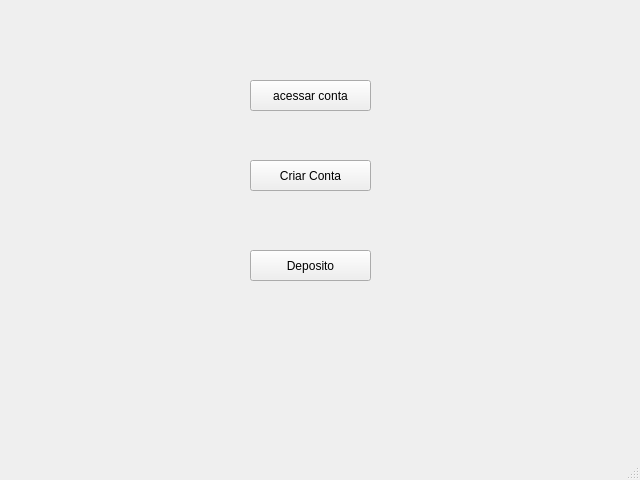
<?xml version="1.0" encoding="UTF-8"?>
<ui version="4.0">
 <class>MainWindow</class>
 <widget class="QMainWindow" name="MainWindow">
  <property name="geometry">
   <rect>
    <x>0</x>
    <y>0</y>
    <width>640</width>
    <height>480</height>
   </rect>
  </property>
  <property name="windowTitle">
   <string>MainWindow</string>
  </property>
  <widget class="QWidget" name="centralwidget">
   <widget class="QPushButton" name="pushButton">
    <property name="geometry">
     <rect>
      <x>250</x>
      <y>80</y>
      <width>121</width>
      <height>31</height>
     </rect>
    </property>
    <property name="text">
     <string>acessar conta</string>
    </property>
   </widget>
   <widget class="QPushButton" name="pushButton_2">
    <property name="geometry">
     <rect>
      <x>250</x>
      <y>160</y>
      <width>121</width>
      <height>31</height>
     </rect>
    </property>
    <property name="text">
     <string>Criar Conta</string>
    </property>
   </widget>
   <widget class="QPushButton" name="pushButton_3">
    <property name="geometry">
     <rect>
      <x>250</x>
      <y>250</y>
      <width>121</width>
      <height>31</height>
     </rect>
    </property>
    <property name="text">
     <string>Deposito</string>
    </property>
   </widget>
  </widget>
  <widget class="QMenuBar" name="menubar">
   <property name="geometry">
    <rect>
     <x>0</x>
     <y>0</y>
     <width>640</width>
     <height>22</height>
    </rect>
   </property>
  </widget>
  <widget class="QStatusBar" name="statusbar"/>
 </widget>
 <resources/>
 <connections/>
</ui>
